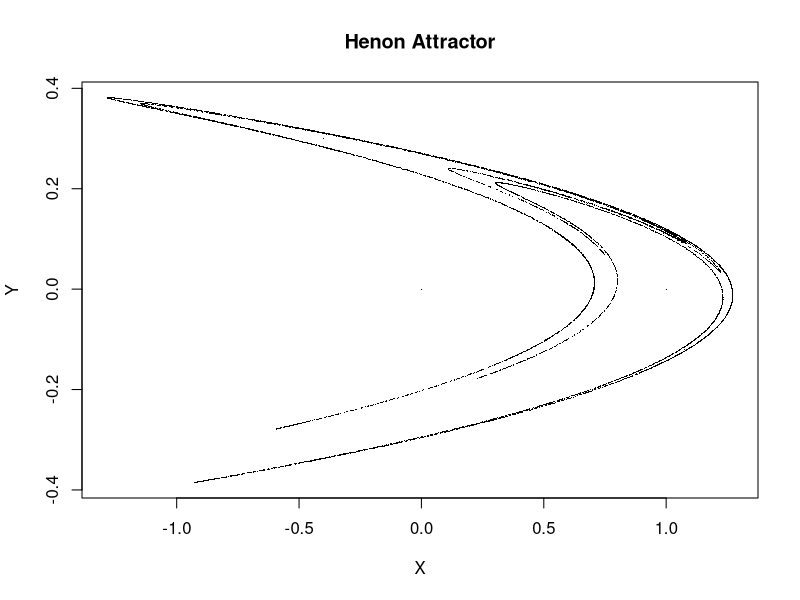

Source code (R):
generateHenon <- function()
{
  numberToPlot <- 10000 
  startX = 0.000001
  startY = 0
  HenonX = rep(0,numberToPlot)
  HenonY = rep(0,numberToPlot)
  HenonX[1] = startX
  HenonY[1] = startY
  a = 1.4
  b = 0.3
  for (i in 2:numberToPlot) {
    prev = i - 1 
    HenonX[i] = HenonY[prev] + 1 - a*HenonX[prev]^2
    HenonY[i] = b*HenonX[prev]
  } 

  plot(HenonX, HenonY, main="Henon Attractor",
       xlab="X", ylab="Y", pch=".")
  # shows how the points jump around
  #lines(HenonX[90:130], HenonY[90:130])
  
  
  }


generateHenon()
